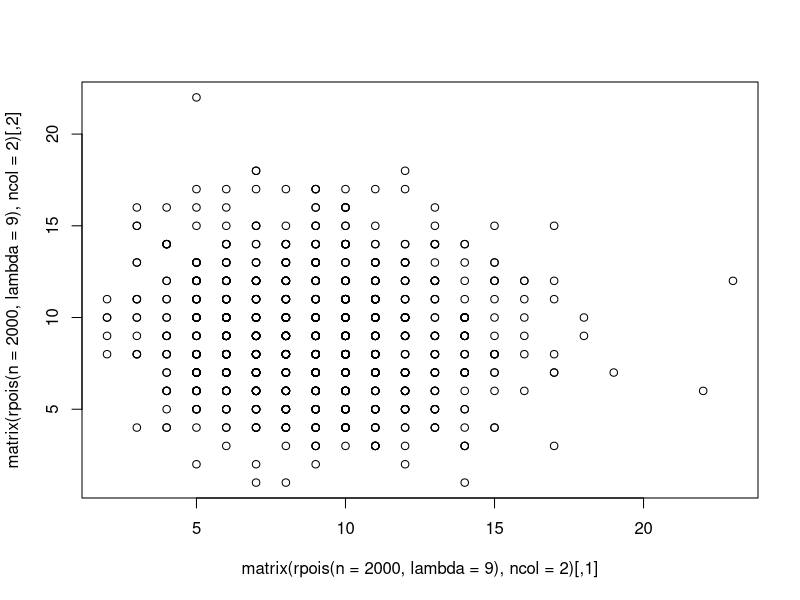

Source code (R):
## ---- chunk 1
knitr::opts_chunk$set(
  collapse = TRUE,
  fig.path = "figures/"
)
## ---- chunk 2
plot(matrix(rpois(n = 2e3, lambda = 9), ncol = 2))
